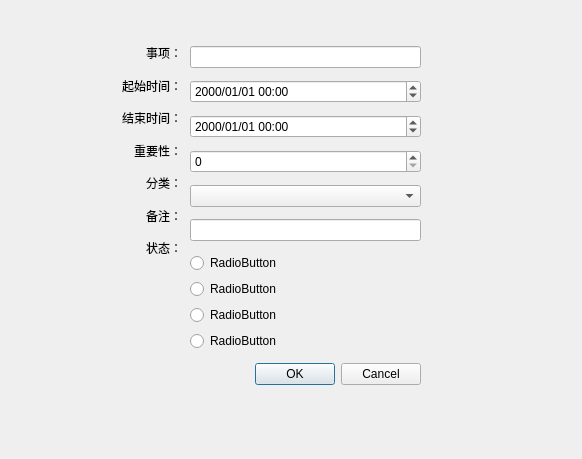
<?xml version="1.0" encoding="UTF-8"?>
<ui version="4.0">
 <class>Dialog</class>
 <widget class="QDialog" name="Dialog">
  <property name="geometry">
   <rect>
    <x>0</x>
    <y>0</y>
    <width>582</width>
    <height>459</height>
   </rect>
  </property>
  <property name="windowTitle">
   <string>Dialog</string>
  </property>
  <widget class="QWidget" name="verticalLayoutWidget_2">
   <property name="geometry">
    <rect>
     <x>90</x>
     <y>40</y>
     <width>92</width>
     <height>221</height>
    </rect>
   </property>
   <layout class="QVBoxLayout" name="verticalLayout_2">
    <item>
     <widget class="QLabel" name="label">
      <property name="text">
       <string>事项：</string>
      </property>
      <property name="alignment">
       <set>Qt::AlignRight|Qt::AlignTrailing|Qt::AlignVCenter</set>
      </property>
     </widget>
    </item>
    <item>
     <widget class="QLabel" name="label_3">
      <property name="text">
       <string>起始时间：</string>
      </property>
      <property name="alignment">
       <set>Qt::AlignRight|Qt::AlignTrailing|Qt::AlignVCenter</set>
      </property>
     </widget>
    </item>
    <item>
     <widget class="QLabel" name="label_5">
      <property name="text">
       <string>结束时间：</string>
      </property>
      <property name="alignment">
       <set>Qt::AlignRight|Qt::AlignTrailing|Qt::AlignVCenter</set>
      </property>
     </widget>
    </item>
    <item>
     <widget class="QLabel" name="label_4">
      <property name="text">
       <string>重要性：</string>
      </property>
      <property name="alignment">
       <set>Qt::AlignRight|Qt::AlignTrailing|Qt::AlignVCenter</set>
      </property>
     </widget>
    </item>
    <item>
     <widget class="QLabel" name="label_2">
      <property name="text">
       <string>分类：</string>
      </property>
      <property name="alignment">
       <set>Qt::AlignRight|Qt::AlignTrailing|Qt::AlignVCenter</set>
      </property>
     </widget>
    </item>
    <item>
     <widget class="QLabel" name="label_6">
      <property name="text">
       <string>备注：</string>
      </property>
      <property name="alignment">
       <set>Qt::AlignRight|Qt::AlignTrailing|Qt::AlignVCenter</set>
      </property>
     </widget>
    </item>
    <item>
     <widget class="QLabel" name="label_7">
      <property name="text">
       <string>状态：</string>
      </property>
      <property name="alignment">
       <set>Qt::AlignRight|Qt::AlignTrailing|Qt::AlignVCenter</set>
      </property>
     </widget>
    </item>
   </layout>
  </widget>
  <widget class="QWidget" name="verticalLayoutWidget">
   <property name="geometry">
    <rect>
     <x>190</x>
     <y>40</y>
     <width>231</width>
     <height>351</height>
    </rect>
   </property>
   <layout class="QVBoxLayout" name="verticalLayout">
    <item>
     <widget class="QLineEdit" name="lineEdit_2"/>
    </item>
    <item>
     <widget class="QDateTimeEdit" name="dateTimeEdit">
      <property name="displayFormat">
       <string>yyyy/MM/dd HH:mm</string>
      </property>
     </widget>
    </item>
    <item>
     <widget class="QDateTimeEdit" name="dateTimeEdit_2">
      <property name="displayFormat">
       <string>yyyy/MM/dd HH:mm</string>
      </property>
     </widget>
    </item>
    <item>
     <widget class="QSpinBox" name="spinBox"/>
    </item>
    <item>
     <widget class="QComboBox" name="comboBox"/>
    </item>
    <item>
     <widget class="QLineEdit" name="lineEdit"/>
    </item>
    <item>
     <layout class="QVBoxLayout" name="verticalLayout_4">
      <item>
       <widget class="QRadioButton" name="radioButton">
        <property name="text">
         <string>RadioButton</string>
        </property>
       </widget>
      </item>
      <item>
       <widget class="QRadioButton" name="radioButton_2">
        <property name="text">
         <string>RadioButton</string>
        </property>
       </widget>
      </item>
      <item>
       <widget class="QRadioButton" name="radioButton_3">
        <property name="text">
         <string>RadioButton</string>
        </property>
       </widget>
      </item>
      <item>
       <widget class="QRadioButton" name="radioButton_4">
        <property name="text">
         <string>RadioButton</string>
        </property>
       </widget>
      </item>
     </layout>
    </item>
    <item>
     <widget class="QDialogButtonBox" name="buttonBox_2">
      <property name="standardButtons">
       <set>QDialogButtonBox::Cancel|QDialogButtonBox::Ok</set>
      </property>
     </widget>
    </item>
   </layout>
  </widget>
 </widget>
 <resources/>
 <connections/>
</ui>
